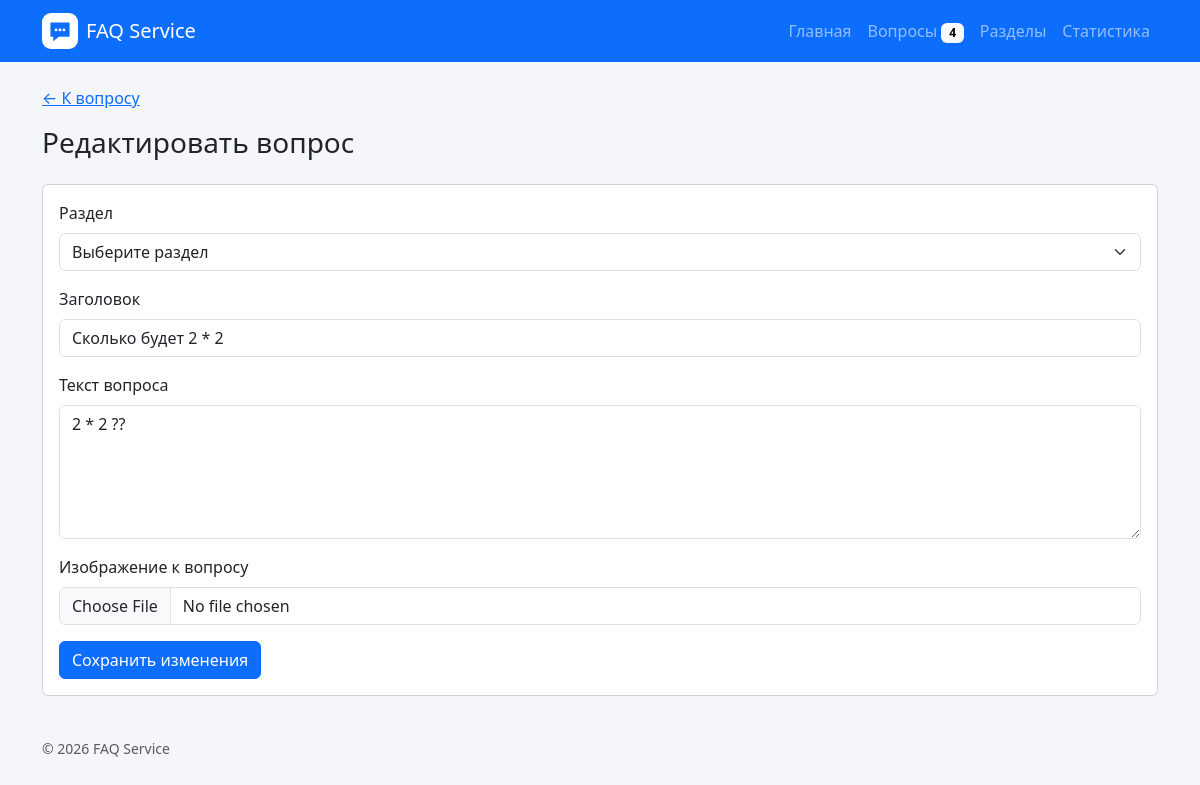
The app's page /faq/skolko-budet-2-2-6/edit/ (signed in) with its own data.
### faq_web/models.py (models this page shows, shortened)
class Question(models.Model):
    class Status(models.TextChoices):
        OPEN = "open", "Открыт"
        CLOSED = "closed", "Закрыт"
    objects = QuestionManager()
    section = models.ForeignKey(
        Section,
        on_delete=models.PROTECT,  # запрет удаления если есть ссылка
        related_name="questions",  # Имя обратной связи.
        null=False,
        blank=False,
        verbose_name="Раздел",
    )
    author = models.ForeignKey(
        User,
        on_delete=models.PROTECT,
        related_name="authored_questions",
        null=False,
        blank=False,
        verbose_name="Автор",
    )
    title = models.CharField(
        max_length=200,
        null=False,
        blank=False,
        verbose_name="Заголовок",
    )
    slug = models.SlugField(
        max_length=220,
        unique=True,
        editable=False,
        verbose_name="URL-идентификатор",
    )
    text = models.TextField(
        null=False,
        blank=False,
        verbose_name="Текст",
    )
    image = models.ImageField(
        upload_to="questions/",
        blank=True,
        verbose_name="Изображение",
    )
    created_at = models.DateField(
        default=date.today,
        null=False,
        blank=False,
        verbose_name="Дата",
    )
    status = models.CharField(
        max_length=6,
        choices=Status.choices,  # Open / Closed
        default=Status.OPEN,
        null=False,
        blank=False,
        verbose_name="Статус",
    )
    class Meta:
        ordering = ["-created_at", "-pk"]
        verbose_name = "Вопрос"
        verbose_name_plural = "Вопросы"
    def get_absolute_url(self) -> str:
        return reverse("faq:detail", kwargs={"slug": self.slug})

### faq_web/views.py (the view)
# urls.py: path("<slug:slug>/edit/", views.question_update, name="edit"),
@staff_member_required
@require_http_methods(["GET", "POST"])
def question_update(request, slug: str):
    question = get_object_or_404(Question, slug=slug)
    if request.method == "POST":
        form = QuestionUpdateForm(
            request.POST,
            request.FILES,
            instance=question,
        )
        if form.is_valid():
            form.save()
            return redirect("faq:detail", slug=question.slug)
    else:
        form = QuestionUpdateForm(instance=question)
    return render(
        request,
        "faq_web/question_edit.html",
        {"form": form, "question": question},
        status=400 if request.method == "POST" and form.errors else 200,
    )

### faq_web/forms.py
class QuestionUpdateForm(QuestionContentForm):
    """Edit question content without changing its author or status."""

### faq_web/context_processors.py (called while the page is built)
def faq_context(request):
    return {
        "site_name": "FAQ Service",
        "open_questions_count": Question.objects.open().count(),
    }

### faq_web/models.py (called while the page is built)
    def __str__(self) -> str:
        return self.name

    def open(self):
        return self.filter(status=self.model.Status.OPEN)

### templates/faq_web/question_edit.html (shortened to what this page needs)
{% extends "base.html" %}
{% block content %}
<p>
    <a href="{{ question.get_absolute_url }}">&larr; К вопросу</a>
</p>
<h1 class="h3 mb-4">Редактировать вопрос</h1>
<form
    method="post"
    enctype="multipart/form-data"
    class="card card-body"
>
    {% for field in form %}
        <div class="mb-3">
            <label class="form-label" for="{{ field.id_for_label }}">
                {{ field.label }}
            </label>
            {{ field }}
        </div>
    {% endfor %}
    <div>
        <button class="btn btn-primary" type="submit">
            Сохранить изменения
        </button>
    </div>
</form>
{% endblock %}

### static/css/style.css (style rules this page uses)
body { background-color: #f4f6f9; }

### records on screen
Question: form "Выберите раздел" "Сколько будет 2 * 2" "2 * 2 ??"

### other values on screen
{{ site_name }} "FAQ Service"
{{ open_questions_count }} "4"
{{ field.label }} "Раздел" "Заголовок" "Текст вопроса" "Изображение к вопросу"
